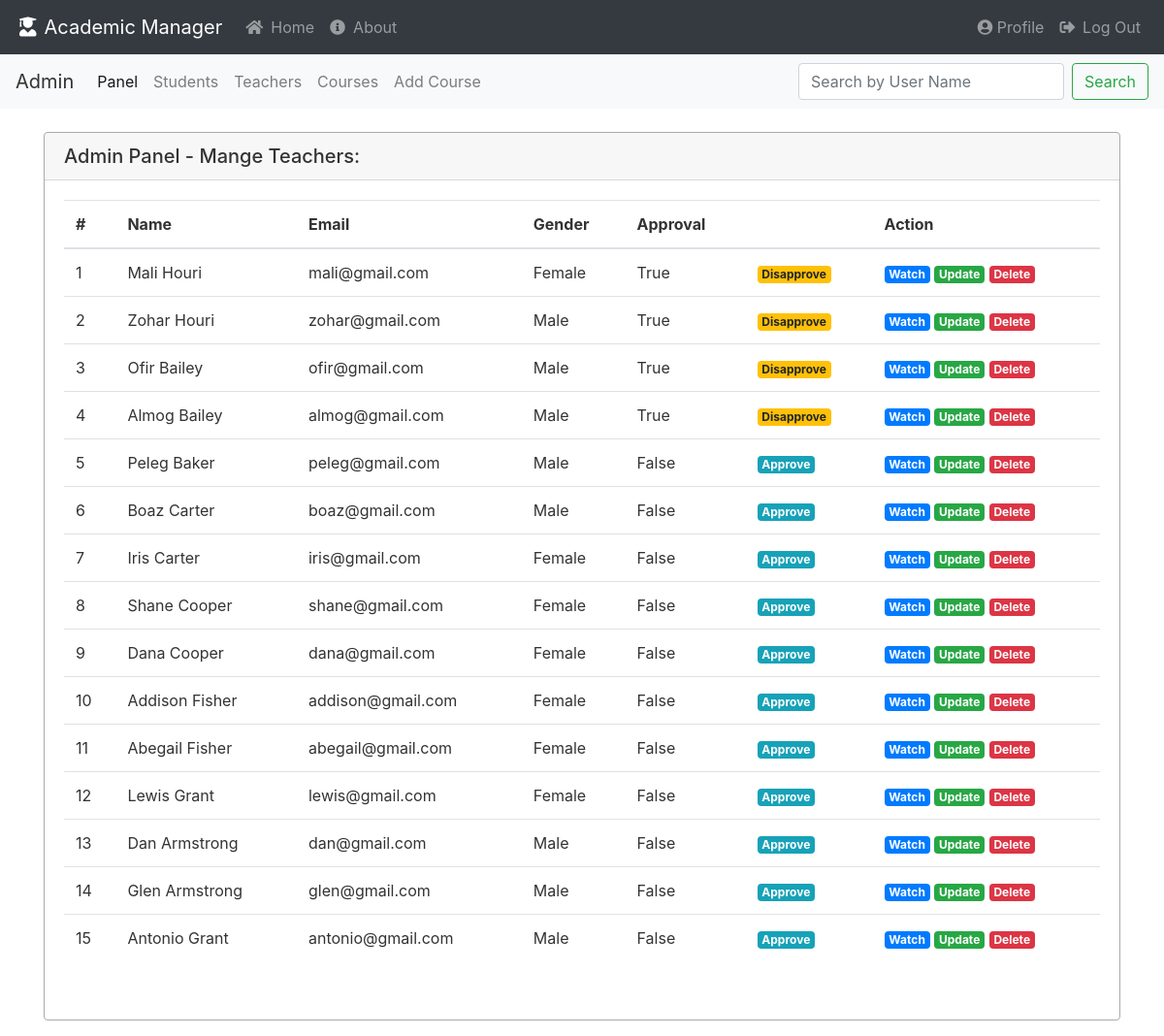
Page /admin/admin_teachers/ (signed in) on the earlier database version.
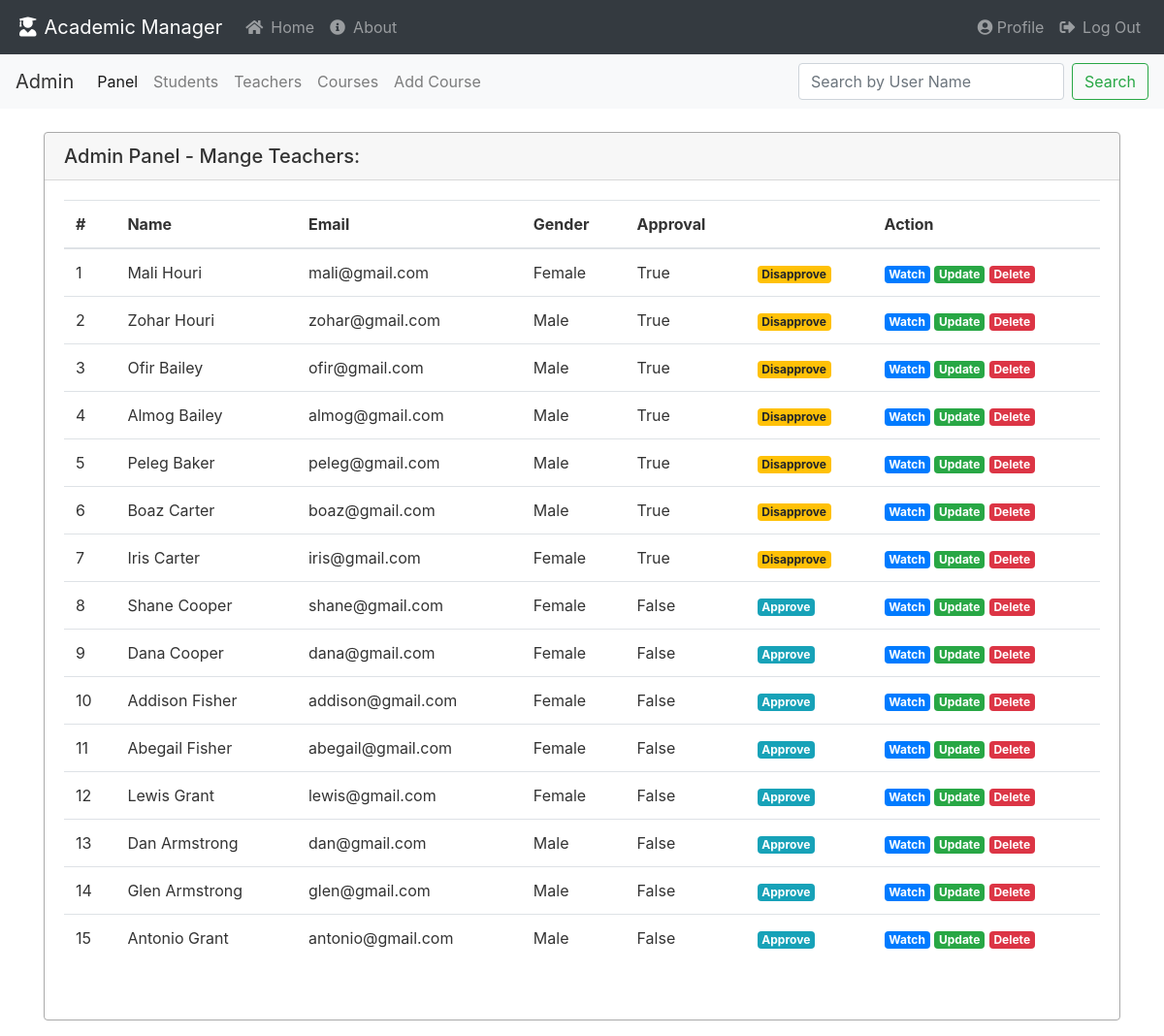
Same page on the later database version.
### academic_manager/models.py (models this page shows, shortened)
class User(db.Model, UserMixin):
    __table_name__ = 'user'
    id = db.Column(db.Integer, primary_key=True)
    email = db.Column(db.String(100), nullable=False, unique=True)
    first_name = db.Column(db.String(30), nullable=False)
    last_name = db.Column(db.String(30), nullable=False)
    password = db.Column(db.String(60), nullable=False)
    profile_img = db.Column(db.String(30), nullable=False, default='default/default.jpg')
    gender = db.Column(db.String(1), nullable=False)  # ['m','f']
    creation_date = db.Column(db.DateTime, nullable=False, default=datetime.now)
    last_seen = db.Column(db.DateTime, nullable=False, default=datetime.now)
    role = db.Column(db.String(100), nullable=False)
    __mapper_args__ = {
        'polymorphic_identity': 'user',
        'polymorphic_on': role
    }
    @property
    def full_name(self):
        return f"{self.first_name.capitalize()} {self.last_name.capitalize()}"
    @property
    def is_admin(self):
        return self.role == 'admin'

class Teacher(User):
    __table_name__ = 'teacher'
    id = db.Column(db.Integer, db.ForeignKey('user.id'), primary_key=True)
    approved = db.Column(db.Boolean, default=False, nullable=False)
    course = db.relationship('Course', backref='lecturer', lazy=True)
    tasks = db.relationship('Task', backref='author', lazy=True)
    __mapper_args__ = {
        'polymorphic_identity': 'teacher',
    }

class User(db.Model, UserMixin):
    __table_name__ = 'user'
    id = db.Column(db.Integer, primary_key=True)
    email = db.Column(db.String(100), nullable=False, unique=True)
    first_name = db.Column(db.String(30), nullable=False)
    last_name = db.Column(db.String(30), nullable=False)
    password = db.Column(db.String(60), nullable=False)
    profile_img = db.Column(db.String(30), nullable=False, default='default/default.jpg')
    gender = db.Column(db.String(1), nullable=False)  # ['m','f']
    creation_date = db.Column(db.DateTime, nullable=False, default=datetime.now)
    last_seen = db.Column(db.DateTime, nullable=False, default=datetime.now)
    role = db.Column(db.String(100), nullable=False)
    __mapper_args__ = {
        'polymorphic_identity': 'user',
        'polymorphic_on': role
    }
    @property
    def full_name(self):
        return f"{self.first_name.capitalize()} {self.last_name.capitalize()}"
    @property
    def is_admin(self):
        return self.role == 'admin'

### academic_manager/admin/routes.py (the view)
@admin.route("/admin_teachers/")
@restricted(role=["admin"])
def admin_teachers():
    teacher_list = Teacher.query.all()
    return render_template("admin_teachers.html", teacher_list=teacher_list)

### academic_manager/extensions.py (called while the page is built)
def restricted(role):
    def decorator(func):
        @wraps(func)
        def wrapper(*args, **kwargs):
            if not current_user.is_authenticated:
                return login_manager.unauthorized()
            if current_user.role in role:
                return func(*args, **kwargs)
            if "current_user" in role and 'user_id' in kwargs:
                if kwargs['user_id'] == current_user.id:
                    return func(*args, **kwargs)
            abort(403)
        return wrapper
    return decorator

### academic_manager/models.py (called while the page is built)
@login_manager.user_loader
def load_user(user_id):
    return User.query.get(user_id)

### academic_manager/admin/templates/admin_teachers.html (shortened to what this page needs)
{% extends "base.html" %}
{% block content %}
<div class="card">
    <h5 class="card-header">Admin Panel - Mange Teachers:</h5>
    <div class="card-body">
        <table class="table" style="width:100%">
            <thead>
            <tr>
                <th scope="col">#</th>
                <th scope="col">Name</th>
                <th scope="col">Email</th>
                <th scope="col">Gender</th>
                <th scope="col">Approval</th>
                <th scope="col"></th>
                <th scope="col">Action</th>
            </tr>
            </thead>
            <tbody>
            {% for teacher in teacher_list %}
            <tr>
                <td scope="row">{{ loop.index }}</td>
                <td scope="row">{{ teacher.full_name }}</td>
                <td scope="row">{{ teacher.email }}</td>
                <td scope="row">{{ teacher.gender }}</td>
                <td scope="row">{{ teacher.approved }}</td>
                <td scope="row">
                    {% if teacher.approved %}
                    <a href="{{ url_for('admin.teacher_approval', user_id=teacher.id, action='disapprove') }}"
                       class="badge badge-warning">Disapprove {{ teacher.user_name }}</a>
                    {% else %}
                    <a href="{{ url_for('admin.teacher_approval' ,user_id=teacher.id, action='approve') }}"
                       class="badge badge-info">Approve {{ teacher.user_name }}</a>
                    {% endif %}
                </td>
                <td scope="row">
                    <a href="{{ url_for('teachers.watch_teacher', user_id=teacher.id) }}"
                       class="badge badge-primary">Watch</a>
                    <a href="{{ url_for('main.update_user_profile', user_id=teacher.id) }}"
                       class="badge badge-success">Update</a>
                    <a href="{{ url_for('main.delete_user', user_id=teacher.id) }}"
                       class="badge badge-danger">Delete</a>
                </td>
            </tr>
            {% endfor %}
            </tbody>
        </table>
        <br>
    </div>
</div>
{% endblock %}

Differences in the rows shown:
changed Teacher "Peleg Baker": approved "False" → "True"; approved "Approve" → "Disapprove"
changed Teacher "Boaz Carter": approved "False" → "True"; approved "Approve" → "Disapprove"
changed Teacher "Iris Carter": approved "False" → "True"; approved "Approve" → "Disapprove"
